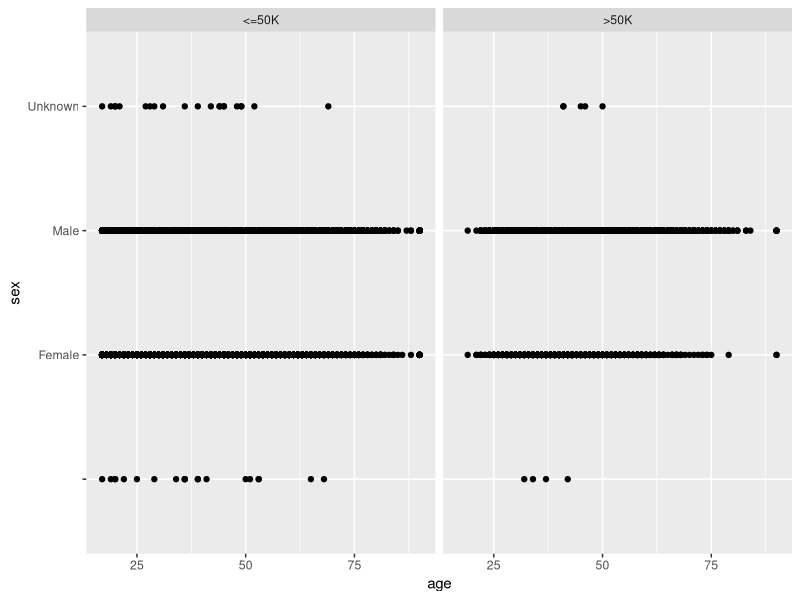
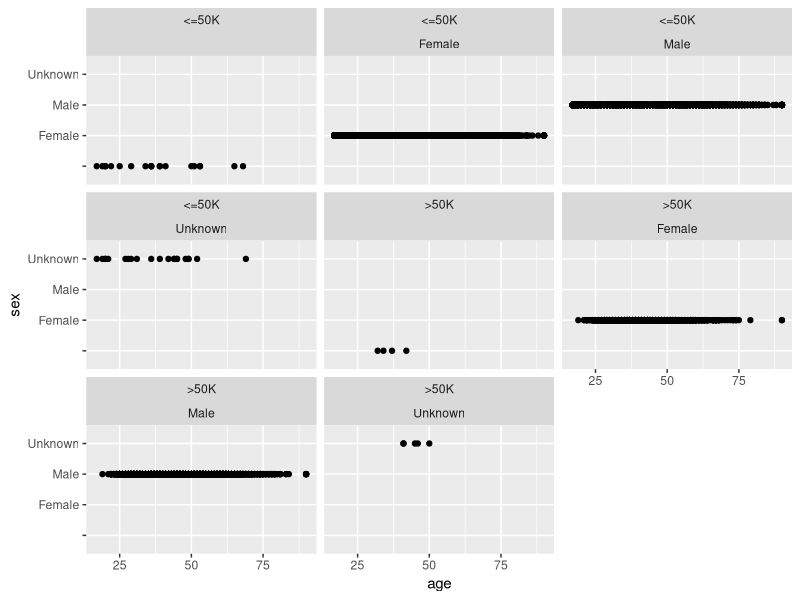
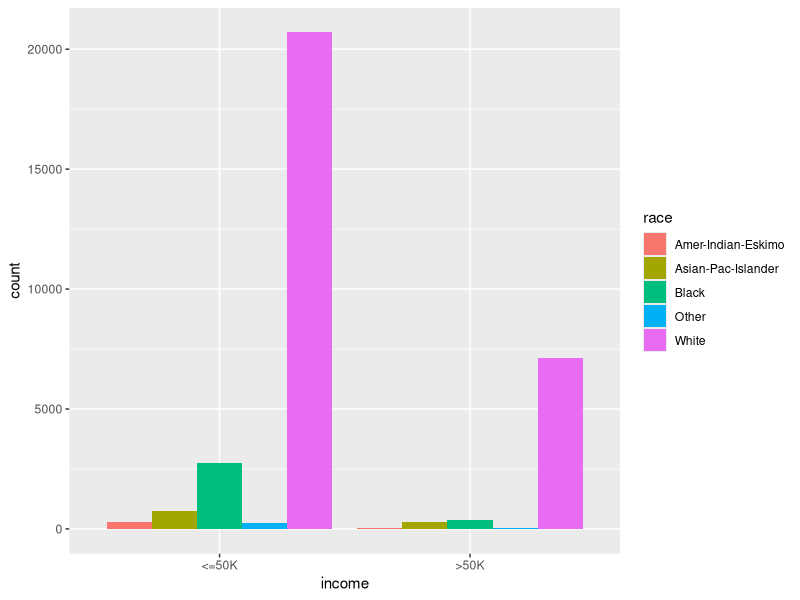
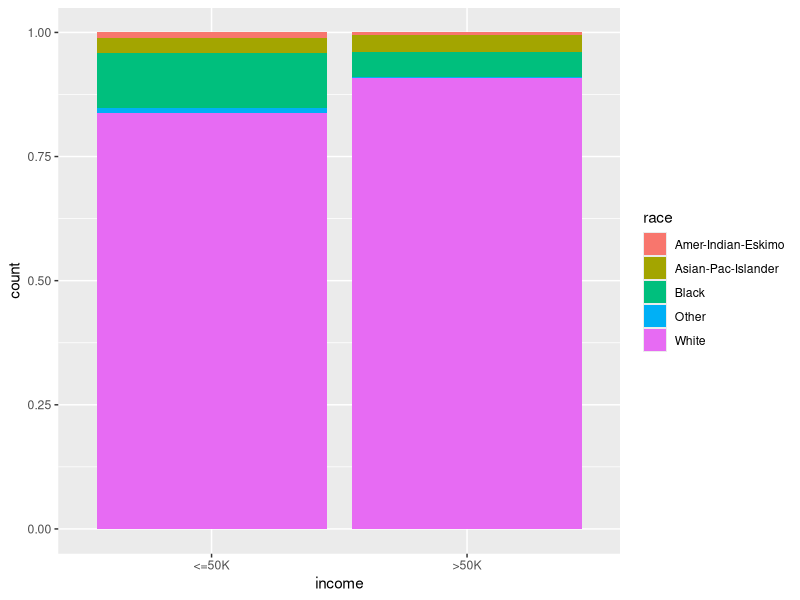
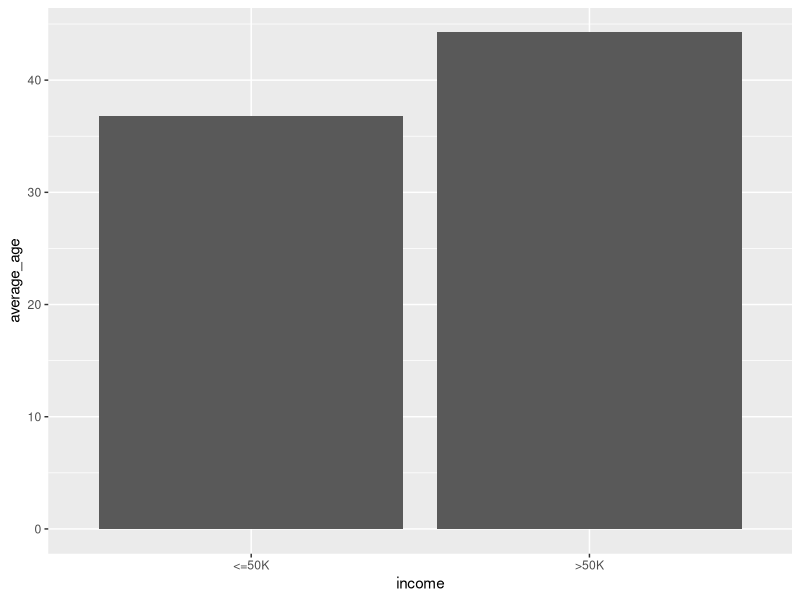
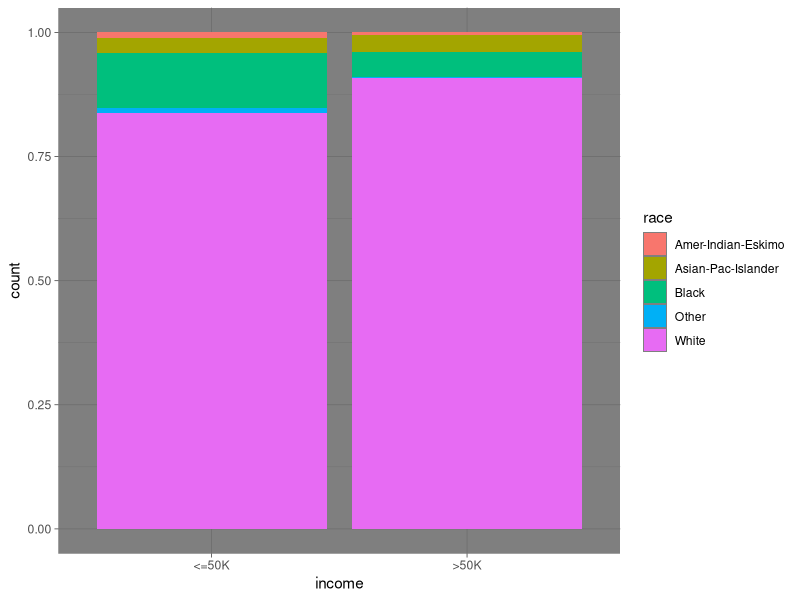
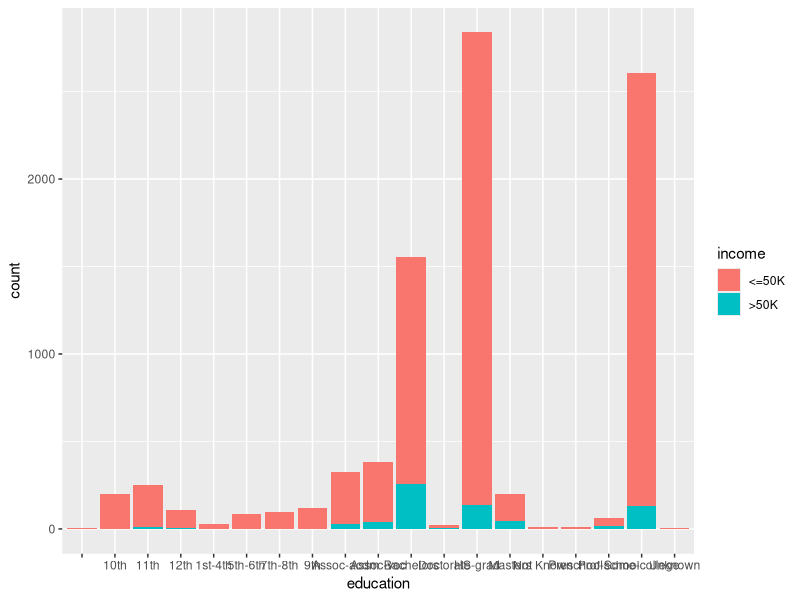
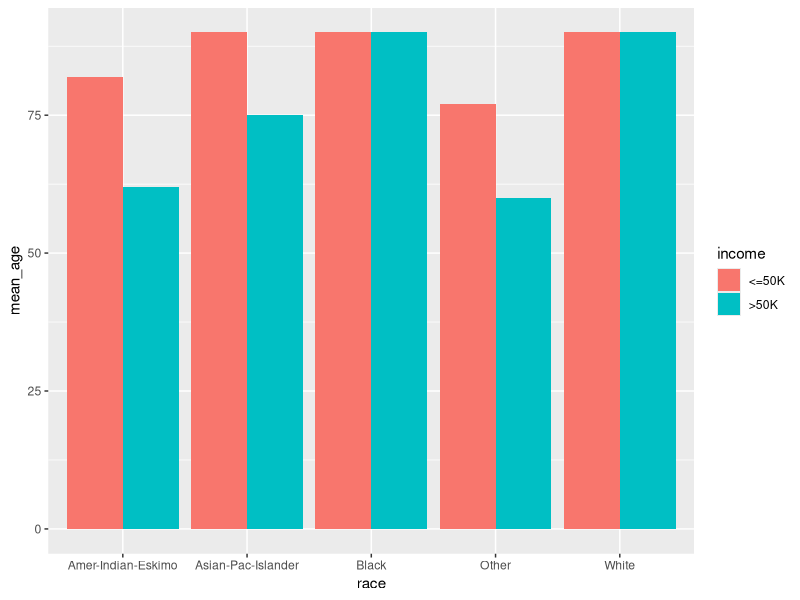

Recreate these plots in R, in order.
## ---- chunk 1
knitr::opts_chunk$set(message = FALSE, warning = FALSE)
## ---- chunk 2
library(tidyverse)
library(ggplot2)
setwd("C:\\Users\\student\\OneDrive - Bryant University\\Documents\\GitHub\\Math421")
df = read.csv('adult_census_missing.csv')
## ---- chunk 3
    df %>% ggplot()+ 
      geom_point(mapping=aes(x=age, y=sex))+
      facet_wrap(~income)
## ---- chunk 4
    df %>% ggplot()+ 
      geom_point(mapping=aes(x=age, y=sex))+
      facet_wrap(~income+sex)

## ---- chunk 5
    df %>% ggplot()+ 
      geom_bar(mapping=aes(x=income, fill=race), 
               position = 'dodge')


## ---- chunk 6
    df %>% ggplot()+ 
      geom_bar(mapping=aes(x=income, fill=race), 
               position = 'fill')

## ---- chunk 7
    df %>% group_by(income) %>% 
      summarise(average_age=mean(age, na.rm=TRUE)) %>% 
      ggplot()+ 
      geom_col(mapping=aes(x=income, y=average_age))
## ---- chunk 8
    df %>% ggplot()+ 
      geom_bar(mapping=aes(x=income, fill=race), 
               position = 'fill')+theme_dark()
## ---- chunk 9
    df %>% 
        filter(age>=20, age<=30) %>% 
        ggplot()+
        geom_bar(mapping=aes(x=education, fill=income))


## ---- chunk 10
    df %>% 
      group_by(race, income) %>% 
      summarise(mean_age = age) %>% 
      ggplot()+
      geom_col(aes(x=race, y=mean_age, fill=income), position = 'dodge')

## ---- chunk 11
library(tidyverse)
setwd("C:\\Users\\student\\OneDrive - Bryant University\\Documents\\GitHub\\Math421")
df2 <- read_csv('vaccinations-by-manufacturer.csv')
## ---- chunk 12
df2 %>% 
  filter(location =='United States') %>% 
  ggplot()+
  geom_point(mapping = aes(x = date, 
                                    y = total_vaccinations, 
                                    color = vaccine))
## ---- chunk 13
    df2 %>% 
    filter(location=="Argentina", date >= '2022-01-01', date <= '2022-12-31') %>% 
      ggplot()+ 
      geom_point(mapping = aes(x = date,
                               y = total_vaccinations, 
                               color = vaccine))
## ---- chunk 14
    df2 %>% 
      filter(location=='United States') %>% 
      ggplot()+
      geom_line(mapping = aes(x = date, 
                                        y = total_vaccinations, 
                                        color = vaccine))
## ---- chunk 15
    df2 %>% 
    filter(location=="Argentina", date >= '2022-01-01', date <= '2022-12-31') %>% 
      ggplot()+ 
      geom_line(mapping = aes(x = date,
                               y = total_vaccinations, 
                               color = vaccine))
## ---- chunk 16
# the total vaccines (including all types of vaccines) by date
d1 <- df2 %>% 
  filter(location %in% c('United States', 'European Union')) %>% 
  group_by(date, location) %>% 
  summarise(total_vac2=sum(total_vaccinations, na.rm=TRUE))

# Plot
d1 %>% 
  ggplot()+
  geom_point(mapping=aes(x=date, 
                         y=total_vac2, 
                         color=location))
## ---- chunk 17
    df2 %>% 
      filter(location %in% c('Nepal', 'Japan', 'South Korea', 'Hong Kong')) %>% 
      group_by(date, location) %>% 
      summarise(total_vac2=sum(total_vaccinations, na.rm=TRUE)) %>% 
      ggplot()+
      geom_point(mapping=aes(x=date, 
                             y=total_vac2, 
                             color=location))
## ---- chunk 18
    df2 %>% 
      filter(location %in% c("Argentina" , "Ecuador" , "Peru" , "Chile", "Uruguay"),date >= '2021-01-01', date <= '2021-12-31') %>% 
      group_by(date, location) %>% 
      summarise(total_vac2=sum(total_vaccinations, na.rm=TRUE)) %>% 
      ggplot()+
      geom_point(mapping=aes(x=date, 
                             y=total_vac2, 
                             color=location))
